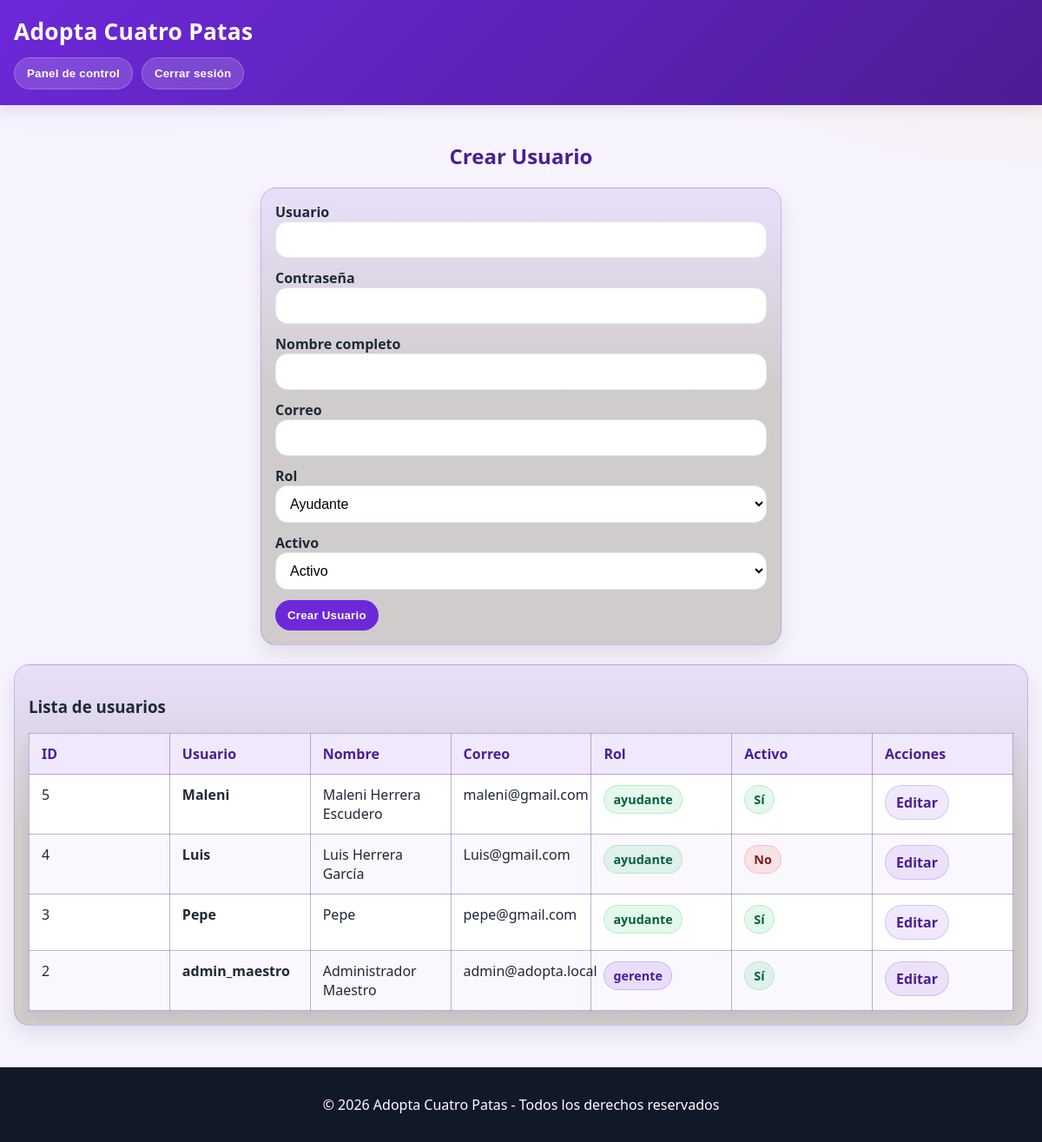
The page /admin/crear_editar_usuario.php (signed in) on the database as committed earlier.
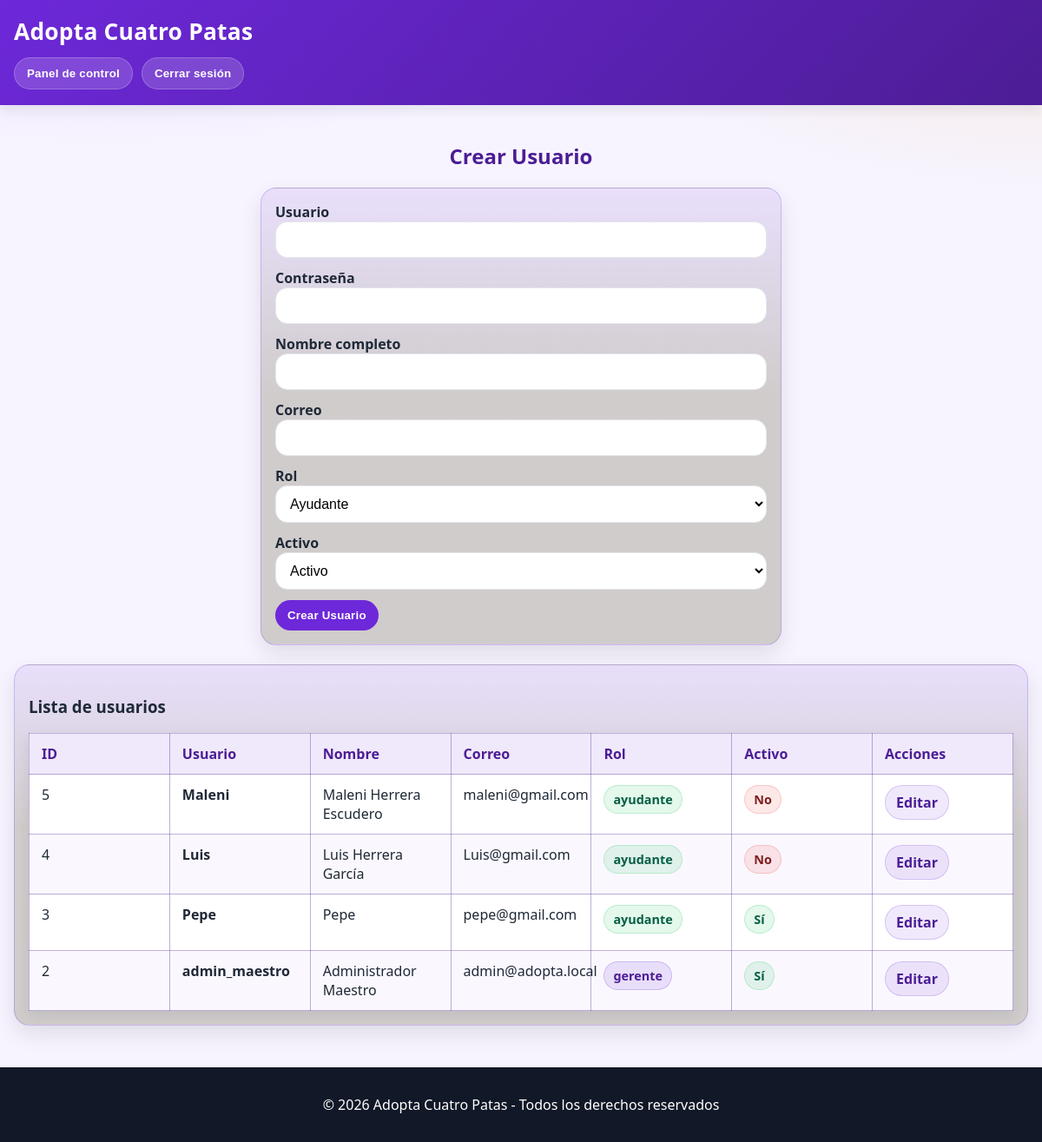
The same page on the database as committed later.
### tables this page shows
CREATE TABLE usuarios_internos (
  id_usuario        INTEGER PRIMARY KEY AUTOINCREMENT,
  usuario           TEXT NOT NULL UNIQUE,
  contrasena_hash   TEXT NOT NULL,                -- guardar hash, no contraseña en claro
  nombre_completo   TEXT,
  correo            TEXT,
  rol               TEXT NOT NULL DEFAULT 'ayudante'
                    CHECK (rol IN ('gerente','ayudante')),
  activo            INTEGER NOT NULL DEFAULT 1,   -- 1=activo, 0=inactivo
  creado_en         TEXT NOT NULL DEFAULT (datetime('now'))
);

### admin/crear_editar_usuario.php (the view, shortened to what the changed rows need)
<?php
$db = abrir_db();
$modo_edicion = false;
$usuarios = $db->query("SELECT * FROM usuarios_internos ORDER BY id_usuario DESC");
?>
<!DOCTYPE html>
<html lang="es">
<head>
    <link rel="stylesheet" href="../estilos.css">
</head>
<body>
<header>
    <h1>Adopta Cuatro Patas</h1>
</header>
<main class="pagina-formulario">
    <h2 class="form-titulo"><?php echo $modo_edicion ? "Editar Usuario" : "Crear Usuario"; ?></h2>
    <section class="tarjeta-formulario tabla-admin">
        <div class="tabla-wrapper">
            <table class="tabla-usuarios">
                <thead>
                <tr>
                    <th>ID</th>
                    <th>Usuario</th>
                    <th>Nombre</th>
                    <th>Correo</th>
                    <th>Rol</th>
                    <th>Activo</th>
                    <th>Acciones</th>
                </tr>
                </thead>
                <tbody>
                <?php while ($u = $usuarios->fetchArray(SQLITE3_ASSOC)): ?>
                    <tr>
                        <td><?php echo (int)$u['id_usuario']; ?></td>
                        <td><strong><?php echo htmlspecialchars((string)$u['usuario']); ?></strong></td>
                        <td><?php echo htmlspecialchars((string)$u['nombre_completo']); ?></td>
                        <td><?php echo htmlspecialchars((string)$u['correo']); ?></td>
                        <td>
                            <span class="badge <?php echo $u['rol']==='gerente' ? 'badge-morado' : 'badge-menta'; ?>">
                                <?php echo htmlspecialchars((string)$u['rol']); ?>
                            </span>
                        </td>
                        <td>
                            <span class="badge <?php echo ((int)$u['activo']===1) ? 'badge-ok' : 'badge-off'; ?>">
                                <?php echo ((int)$u['activo']===1) ? 'Sí' : 'No'; ?>
                            </span>
                        </td>
                        <td>
                            <a class="link-accion" href="?editar=<?php echo (int)$u['id_usuario']; ?>">Editar</a>
                        </td>
                    </tr>
                <?php endwhile; ?>
                </tbody>
            </table>
        </div>
    </section>
</main>
</body>
</html>

Rows that differ between the two databases and show on the page:
changed usuarios_internos "Maleni": activo "Sí" → "No"
